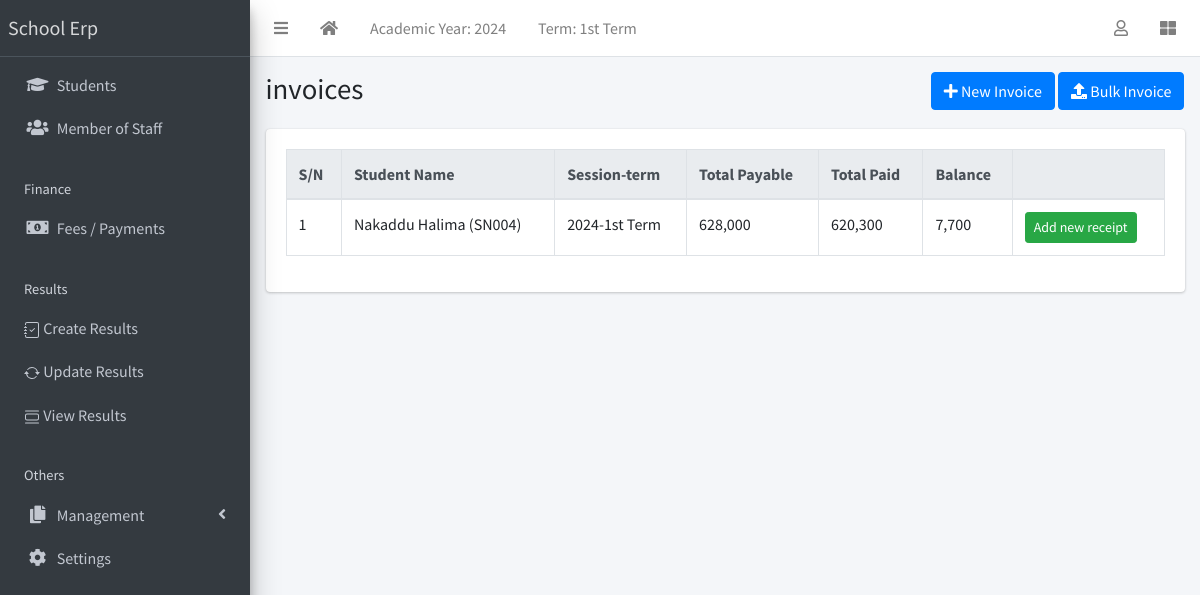
/finance/list/ (signed in), run on an earlier commit of the app's database.
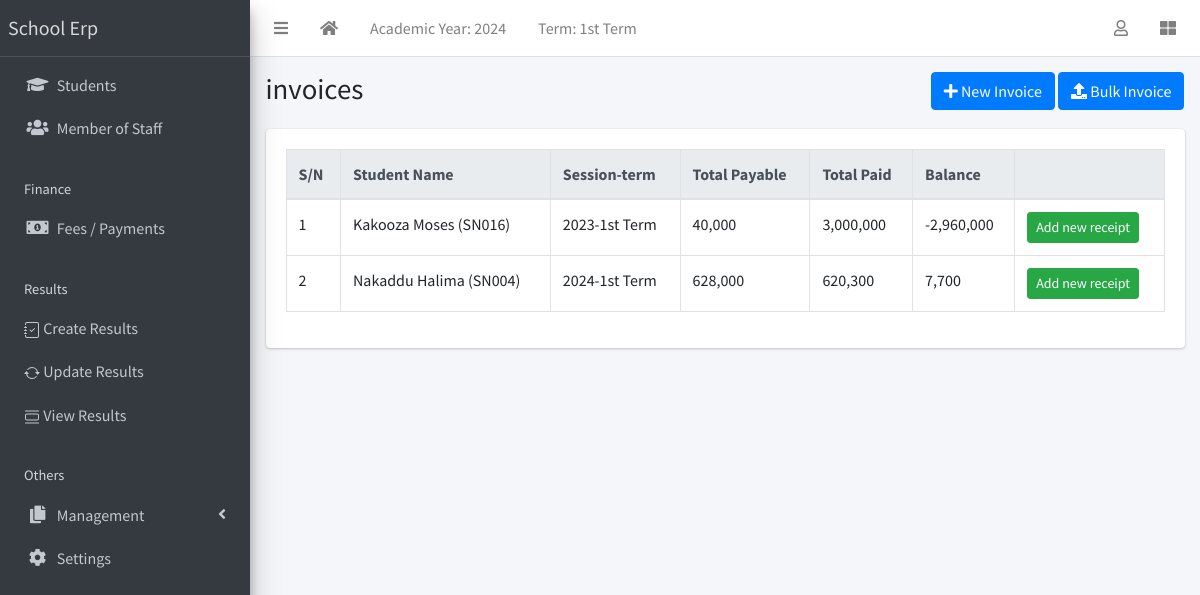
And on a later commit of the database.
### apps/finance/models.py (models this page shows, shortened)
class Invoice(models.Model):
    student = models.ForeignKey(Student, on_delete=models.CASCADE)
    session = models.ForeignKey(AcademicSession, on_delete=models.CASCADE)
    term = models.ForeignKey(AcademicTerm, on_delete=models.CASCADE)
    class_for = models.ForeignKey(StudentClass, on_delete=models.CASCADE)
    balance_from_previous_term = models.IntegerField(default=0)
    status = models.CharField(
        max_length=20,
        choices=[("active", "Active"), ("closed", "Closed")],
        default="active",
    )
    class Meta:
        ordering = ["student", "term"]
    def __str__(self):
        return f"{self.student}"
    def balance(self):
        payable = self.total_amount_payable()
        paid = self.total_amount_paid()
        return payable - paid
    def amount_payable(self):
        items = InvoiceItem.objects.filter(invoice=self)
        total = 0
        for item in items:
            total += item.amount
        return total
    def total_amount_payable(self):
        return self.balance_from_previous_term + self.amount_payable()
    def total_amount_paid(self):
        receipts = Receipt.objects.filter(invoice=self)
        amount = 0
        for receipt in receipts:
            amount += receipt.amount_paid
        return amount

class InvoiceItem(models.Model):
    invoice = models.ForeignKey(Invoice, on_delete=models.CASCADE)
    description = models.CharField(max_length=200)
    amount = models.IntegerField()

class Receipt(models.Model):
    invoice = models.ForeignKey(Invoice, on_delete=models.CASCADE)
    amount_paid = models.IntegerField()
    date_paid = models.DateField(default=timezone.now)
    comment = models.CharField(max_length=200, blank=True)

### apps/students/models.py (models this page shows, shortened)
class Student(models.Model):
    STATUS_CHOICES = [("active", "Active"), ("inactive", "Inactive")]
    GENDER_CHOICES = [("male", "Male"), ("female", "Female")]
    current_status = models.CharField(
        max_length=10, choices=STATUS_CHOICES, default="active"
    )
    registration_number = models.CharField(max_length=200, unique=True)
    surname = models.CharField(max_length=200)
    firstname = models.CharField(max_length=200)
    other_name = models.CharField(max_length=200, blank=True)
    gender = models.CharField(max_length=10, choices=GENDER_CHOICES, default="male")
    date_of_birth = models.DateField(default=timezone.now)
    current_class = models.ForeignKey(
        StudentClass, on_delete=models.SET_NULL, blank=True, null=True
    )
    date_of_admission = models.DateField(default=timezone.now)
    mobile_num_regex = RegexValidator(
        regex="^[0-9]{10,15}$", message="Entered mobile number isn't in a right format!"
    )
    parent_mobile_number = models.CharField(
        validators=[mobile_num_regex], max_length=13, blank=True
    )
    address = models.TextField(blank=True)
    others = models.TextField(blank=True)
    passport = models.ImageField(blank=True, upload_to="students/passports/")
    class Meta:
        ordering = ["surname", "firstname", "other_name"]
    def __str__(self):
        return f"{self.surname} {self.firstname} {self.other_name} ({self.registration_number})"

### apps/corecode/models.py (models this page shows)
class AcademicSession(models.Model):
    name = models.CharField(max_length=200, unique=True)
    current = models.BooleanField(default=True)
    class Meta:
        ordering = ["-name"]
    def __str__(self):
        return self.name

class AcademicTerm(models.Model):
    name = models.CharField(max_length=20, unique=True)
    current = models.BooleanField(default=True)
    class Meta:
        ordering = ["name"]
    def __str__(self):
        return self.name

### apps/finance/views.py (the view)
# urls.py: path("list/", InvoiceListView.as_view(), name="invoice-list"),
class InvoiceListView(LoginRequiredMixin, ListView):
    model = Invoice

### apps/corecode/context_processors.py (called while the page is built)
def site_defaults(request):
    current_session = AcademicSession.objects.get(current=True)
    current_term = AcademicTerm.objects.get(current=True)
    vals = SiteConfig.objects.all()
    contexts = {
        "current_session": current_session.name,
        "current_term": current_term.name,
    }
    for val in vals:
        contexts[val.key] = val.value
    return contexts

### apps/finance/templates/finance/invoice_list.html (shortened to what this page needs)
{% extends 'base.html' %}
{% load humanize %}
{% block title %}invoices{% endblock title %}
{% block breadcrumb %}
<a class="btn btn-primary" href="{% url 'invoice-create' %}"><i
    class="fas fa-plus"></i> New Invoice</a>
<a class="btn btn-primary" href="{% url 'bulk-invoice' %}"><i
    class="fas fa-upload"></i> Bulk Invoice</a>
{% endblock breadcrumb %}
{% block content %}
  <div class="table-responsive">
    <table id="invoicetable" class="table table-bordered table-hover">
      <thead class="thead-light">
        <tr>
          <th>S/N</th>
          <th>Student Name</th>
          <th>Session-term</th>
          <th>Total Payable</th>
          <th>Total Paid</th>
          <th>Balance</th>
          <th></th>
        </tr>
      </thead>
      <tbody>
        {% for invoice in object_list %}
          <tr class='clickable-row' data-href="{% url 'invoice-detail' invoice.id %}">
            <td>{{ forloop.counter}}</td>
            <td>{{ invoice}}</td>
            <td>{{ invoice.session}}-{{ invoice.term}}</td>
            <td>{{ invoice.total_amount_payable | intcomma }}</td>
            <td>{{ invoice.total_amount_paid | intcomma }}</td>
            <td>{{ invoice.balance | intcomma }}</td>
            <td><a class="btn btn-success btn-sm"
                href="{% url 'receipt-create' %}?invoice={{ invoice.id }}">Add new
                receipt</a></td>
          </tr>
        {% endfor %}
      </tbody>
    </table>
  </div>
{% endblock content %}

What changed in the data, as far as the page shows it:
added Invoice: student.registration_number "Kakooza Moses (SN016)", session "2023", term "1st Term", total_amount_payable "40,000", total_amount_paid "3,000,000", balance "-2,960,000"
